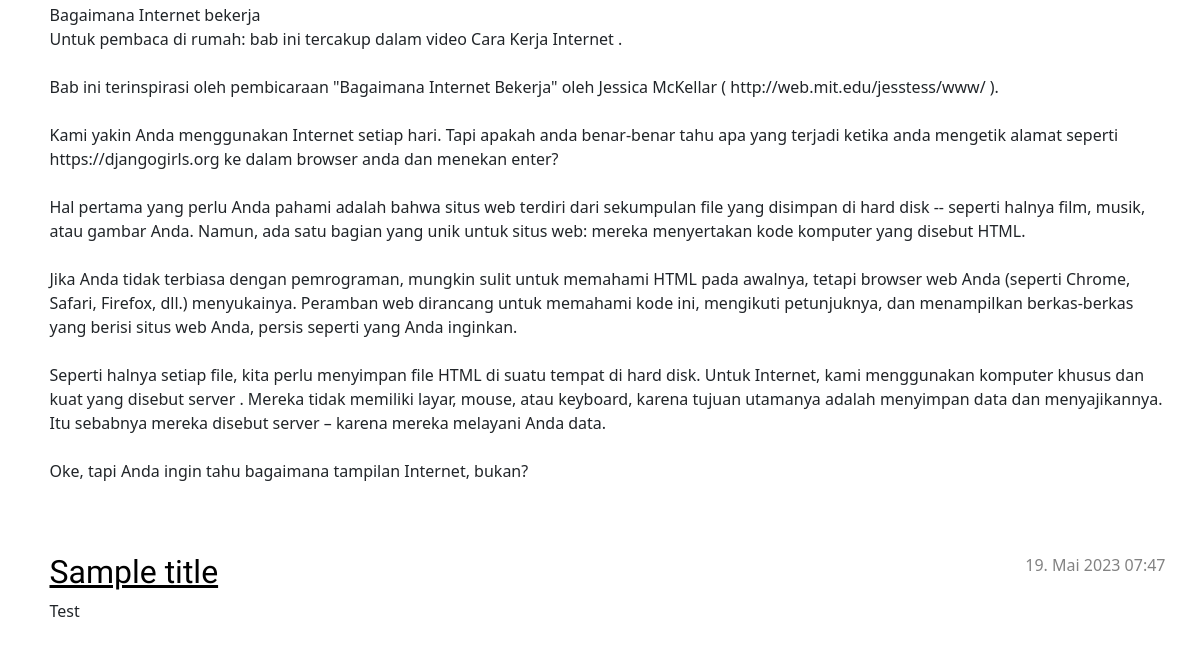
Before: / (lower part) with the older database file.
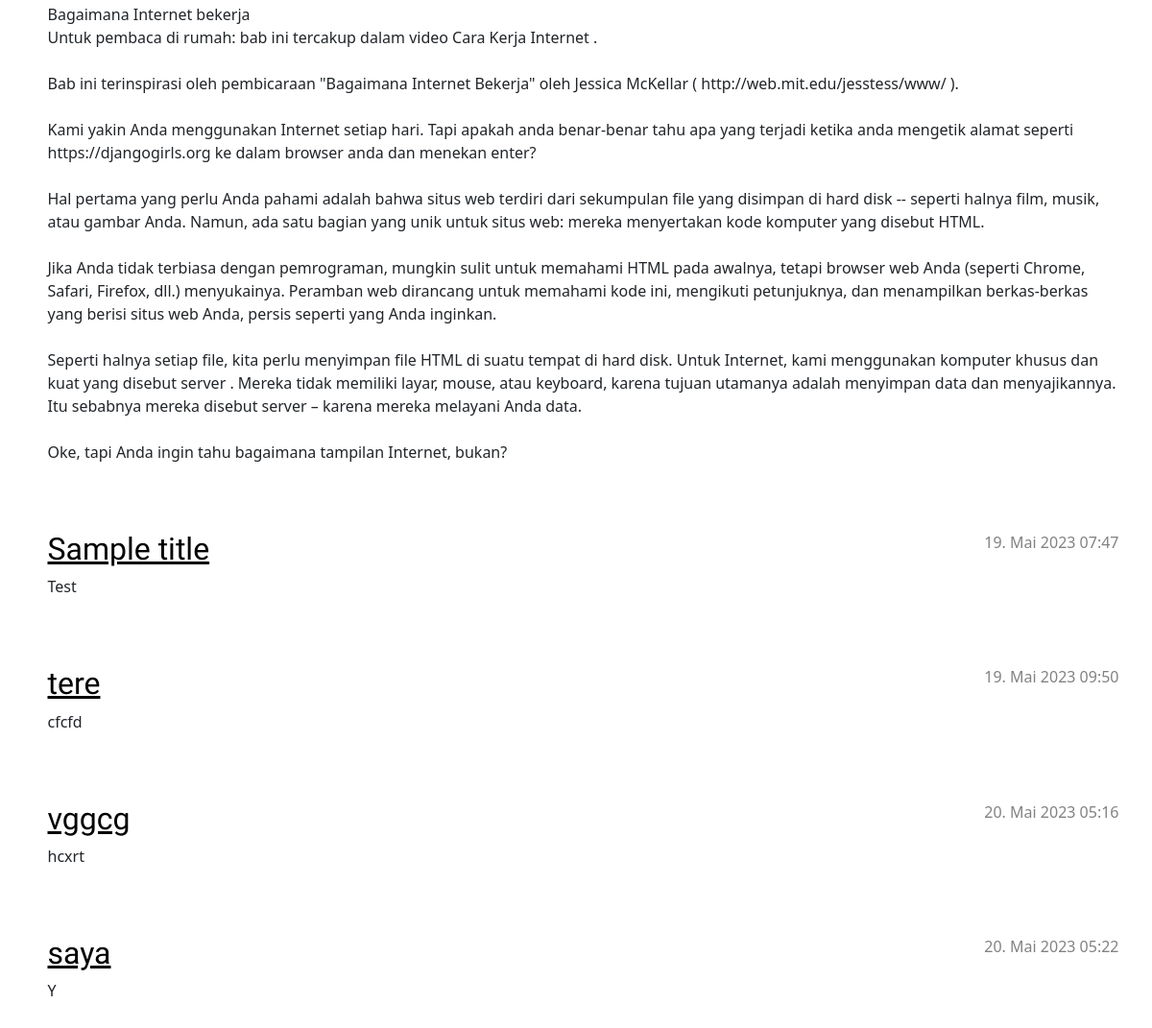
After: the same page with the newer database file.
### blog/models.py (models this page shows, shortened)
class Post(models.Model):
    author = models.ForeignKey(settings.AUTH_USER_MODEL, on_delete=models.CASCADE)
    title = models.CharField(max_length=200)
    text = models.TextField()
    created_date = models.DateTimeField(default=timezone.now)
    published_date = models.DateTimeField(blank=True, null=True)

### blog/views.py (the view)
# urls.py: path('', views.post_list, name='post_list'),
def post_list(request):
    posts = Post.objects.filter(published_date__lte=timezone.now()).order_by('published_date')
    return render(request, 'blog/post_list.html', {'posts': posts})

### blog/templates/blog/post_list.html
{% extends 'blog/base.html' %}
{% block content %}
    {% for post in posts %}
        <article class="post">
            <time class="date">
                {{ post.published_date }}
            </time>
            <h2><a href="{% url 'post_detail' pk=post.pk %}">{{ post.title }}</a></h2>
            <p>{{ post.text|linebreaksbr }}</p>
        </article>
    {% endfor %}
{% endblock %}

### blog/templates/blog/base.html (shortened to what this page needs)
{% load static %}
<!DOCTYPE html>
<html>
    <head>
        <link rel="stylesheet" href="https://cdn.jsdelivr.net/npm/bootstrap@5.1.3/dist/css/bootstrap.min.css">
        <link rel="stylesheet" href="{% static 'css/blog.css' %}">
    </head>
    <body>
        <main class="content container">
            <div class="row">
                <div class="col">
                    {% block content %}
                    {% endblock %}
                </div>
            </div>
        </main>
    </body>
</html>

### blog/static/css/blog.css (style rules this page uses)
h1 a, h2 a { color: #C25100; }
body { padding-left: 15px; }
h1 a, h2 a { color: #C25100; font-family: 'Lobster'; }
h1, h2, h3, h4 { font-family: 'Lobster', cursive; }
.date { color: #828282; }
.post { margin-bottom: 70px; }
.post h2 a, .post h2 a:visited { color: #000000; }
.post > .date, .post > .actions { float: right; }

Changed rows visible on the page:
added Post: published_date "19. Mai 2023 09:50", title "tere", text "cfcfd"
added Post: published_date "20. Mai 2023 05:16", title "vggcg", text "hcxrt"
added Post: published_date "20. Mai 2023 05:22", title "saya", text "Y"
